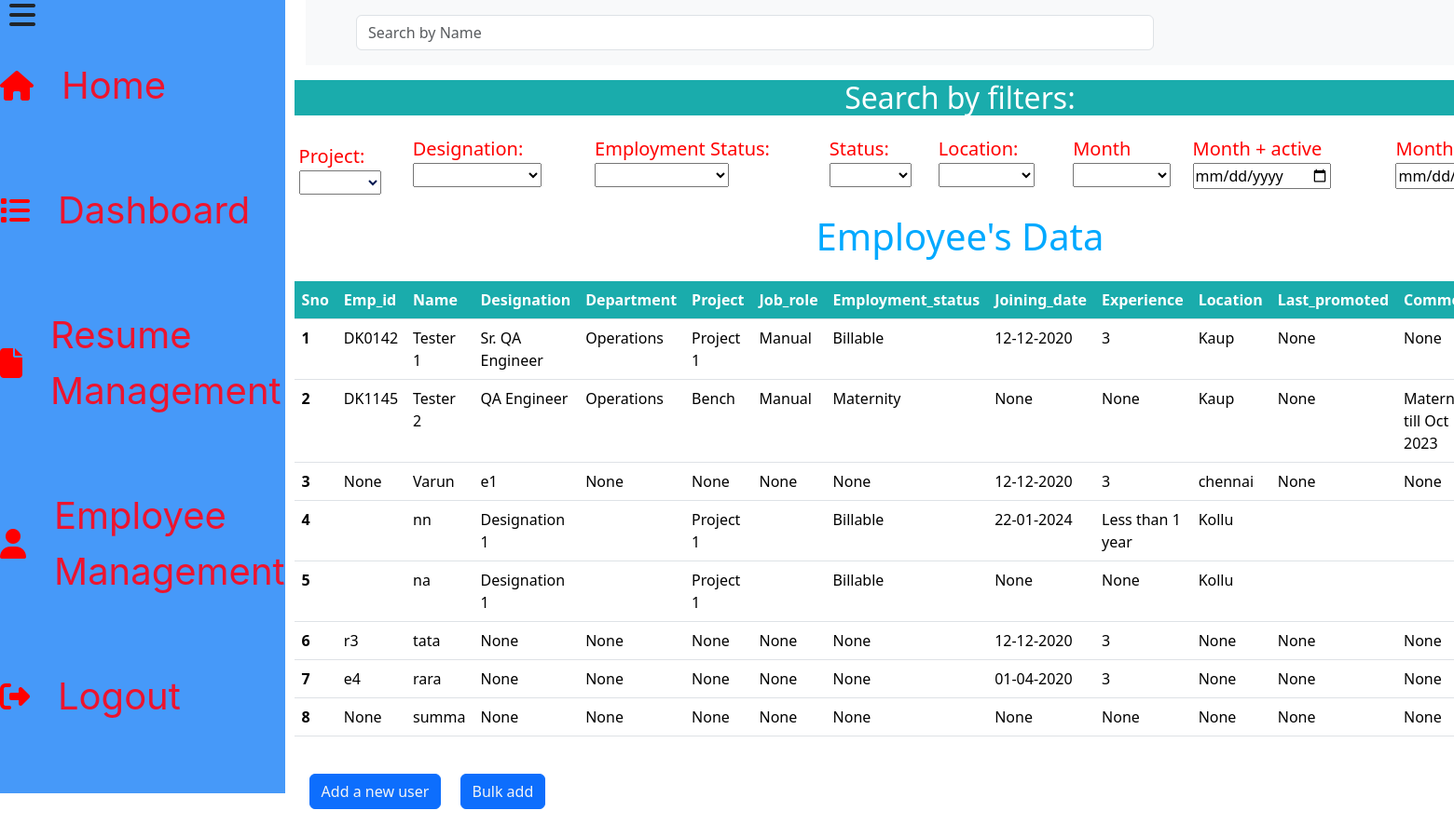
Page /home on the earlier database version.
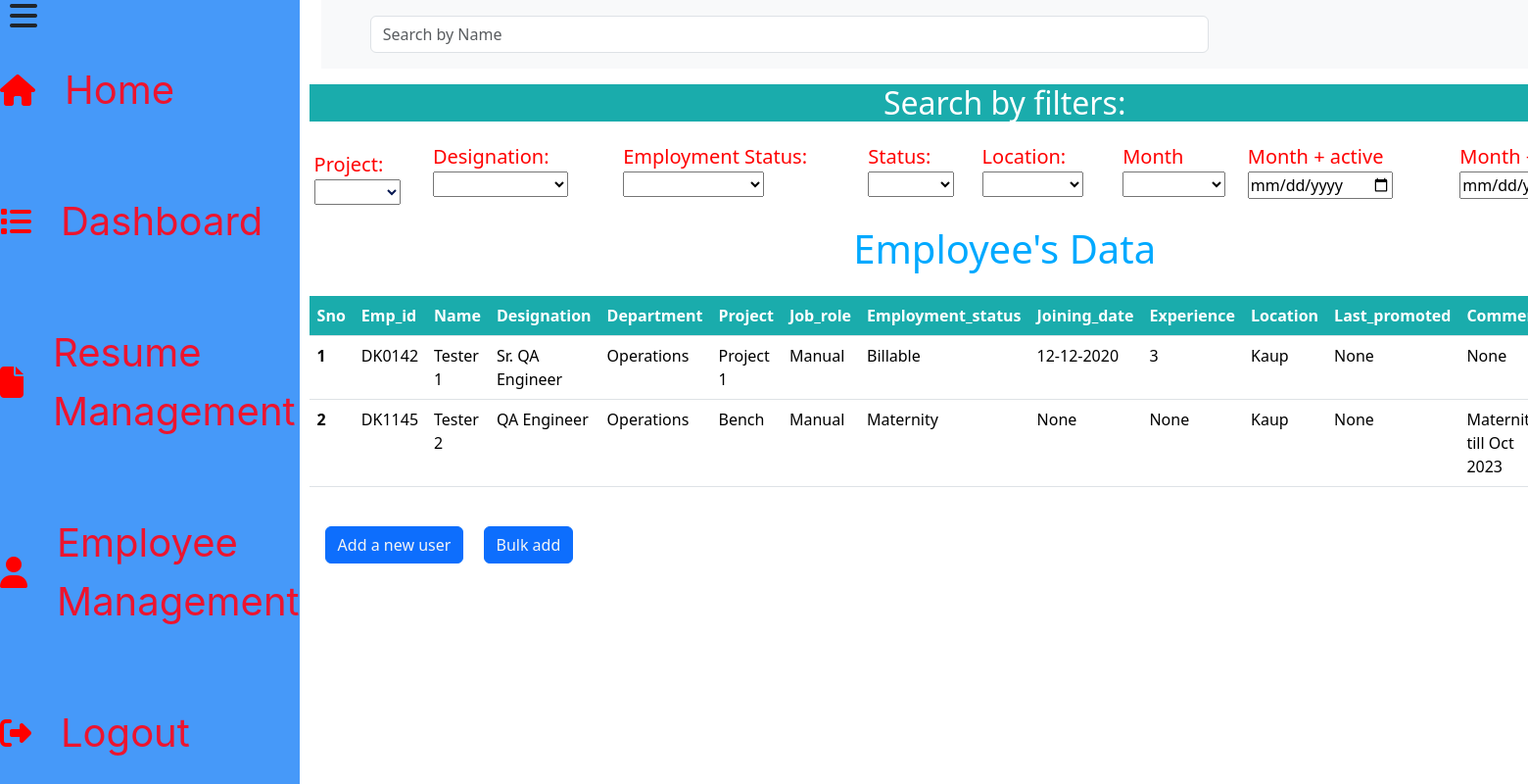
Same page on the later database version.
### app.py (models this page shows)
class Employee(db.Model):
    Sno = db.Column(db.Integer, primary_key=True, autoincrement=True)
    Emp_id = db.Column(db.String(500))
    Name = db.Column(db.String(500))
    Designation = db.Column(db.String(500))
    Department = db.Column(db.String(500))
    Project = db.Column(db.String(500))
    Job_role = db.Column(db.String(500))
    Employment_status = db.Column(db.String(500))
    Joining_date = db.Column(db.String(500))
    Experience = db.Column(db.String(500))
    Location = db.Column(db.String(500))
    Last_promoted = db.Column(db.String(500))
    Comments = db.Column(db.String(500))
    employee_status=db.Column(db.String(500))

### app.py (the view)
@app.route("/home")
def Home():
    data=Employee.query.all()
    return render_template("index.html",data=data)

### templates/index.html (shortened to what this page needs)
<!doctype html>
<html lang="en">
  <head>
    <link href="https://cdn.jsdelivr.net/npm/bootstrap@5.3.2/dist/css/bootstrap.min.css" rel="stylesheet">
    <link rel="stylesheet" href="{{ url_for('static', filename='view.css') }}">
  </head>
  <body>
    <div class="first_div">
      <div class="main_div">
        <i class="fa-solid fa-bars fa-2x main_icon"></i>
            <a href="/home"><div class="sidemenu_items">
                <i class="fa-solid fa-house fa-2x icon"></i>
                <div style="width: 100%; height: 100%; color: #ED142E; font-size: 40px; font-family: Inter; font-weight: 400; word-wrap: break-word">Home</div>
              </div></a>
            <a href="/dashboard">
                <div class="sidemenu_items">
                    <i class="fa-solid fa-list fa-2x icon"></i>
                    <div style="width: 100%; height: 100%; color: #ED142E; font-size: 40px; font-family: Inter; font-weight: 400; word-wrap: break-word">Dashboard</div>
                  </div>
            </a>
            <a href="/resume">
                <div class="sidemenu_items">
                    <i class="fa-solid fa-file fa-2x icon"></i>
                    <div style="width: 100%; height: 100%; color: #ED142E; font-size: 40px; font-family: Inter; font-weight: 400; word-wrap: break-word">Resume Management</div>
                  </div>
            </a>
            <a href="/employee_management">
                <div class="sidemenu_items">
                    <i class="fa-solid fa-user fa-2x icon"></i>
                    <div style="width: 100%; height: 100%; color: #ED142E; font-size: 40px; font-family: Inter; font-weight: 400; word-wrap: break-word">Employee Management</div>
                  </div>
            </a>
            <a href="/">
                <div class="sidemenu_items">
                    <i class="fa-solid fa-right-from-bracket fa-2x icon"></i>
                    <div style="width: 100%; height: 100%; color: #ED142E; font-size: 40px; font-family: Inter; font-weight: 400; word-wrap: break-word">Logout</div>
                  </div>
            </a>
      </div>
      <div>
        <div class="container-fluid">
          <nav class="navbar navbar-expand-lg bg-body-tertiary">
            <div class="container">
              <div class="collapse navbar-collapse" id="navbarSupportedContent">
                <form class="d-flex col-8 my-2" role="search">
                  <input class="form-control me-2" type="search" id="search_bar" placeholder="Search by Name" aria-label="Search">
                </form>
              </div>
            </div>
          </nav>
        </div>
        <h2 class="filters_title my-3">Search by filters:</h2>
        <div class=" filter">
          <div class="my-2">
            <label for="project" class="label">Project:</label>
            <select name="project" id="project" class="select_project">
              <option></option>
              <option value="Project 1" class="dropdown_item">Project 1</option>
            </select>
          </div>
          <div>
            <label for="designation" class="label">Designation:</label>
            <select name="designation" id="designation">
              <option></option>
              <option value="Sr. QA Engineer">Sr. QA Engineer</option>
            </select>
          </div>
          <div>
            <label for="employment_status" class="label">Employment Status:</label>
            <select name="employment_status" id="employment_status">
              <option></option>
              <option value="Billable">Billable</option>
            </select>
          </div>
          <div>
            <label for="status" class="label">Status:</label>
            <select name="status" id="status">
              <option></option>
              <option value="active">active</option>
            </select>
          </div>
          <div>
            <label for="location" class="label">Location:</label>
            <select name="location" id="location">
              <option></option>
              <option value="Kollu">Kollu</option>
            </select>
          </div>
          <div>
            <label for="month_active_filter" class="select_month label">Month</label>
            <select name="month_active" id="month_active_filter" class="select_month_value" onchange="filterByMonth('active')">
              <option></option>
              <option value="january" class="month_value">January</option>
              </select>
          </div>
          <div>
            <label for="month_active" class="label" >Month + active</label>
            <input type="date" id="month_active_datepicker" oninput="filter('active')">
          </div>
          <div>
            <label for="month_resigned"   class="label">Month + Resigned</label>
            <input type="date" id="month_resigned_datepicker" oninput="filters('resigned')">
          </div>
        </div>
        <h1 class="title my-2"><center>Employee's Data</center></h1>
        <div class="table my-4">
          <table class="table highlighted_row">
            <thead>
              <tr>
                <th scope="col" class="table_header">Sno</th>
                <th scope="col" class="table_header" >Emp_id</th>
                <th scope="col" class="table_header">Name</th>
                <th scope="col" class="table_header">Designation</th>
                <th scope="col" class="table_header">Department</th>
                <th scope="col" class="table_header">Project</th>
                <th scope="col" class="table_header">Job_role</th>
                <th scope="col" class="table_header">Employment_status</th>
                <th scope="col" class="table_header">Joining_date</th>
                <th scope="col" class="table_header">Experience</th>
                <th scope="col" class="table_header">Location</th>
                <th scope="col" class="table_header">Last_promoted</th>
                <th scope="col" class="table_header">Comments</th>
              </tr>
            </thead>
            <tbody>
              {% for employee in data %}
              <tr {% if employee.employee_status == 'resigned' %}style="background-color: red;"{% endif %}>
                <th scope="row" >{{loop.index}}</th>
                <td class="emp_id" class="table-primary">{{employee.Emp_id}}</td>
                <td id="Name">{{employee.Name}}</td>
                <td id="Designation">{{employee.Designation}}</td>
                <td>{{employee.Department}}</td>
                <td id="Project">{{employee.Project}}</td>
                <td>{{employee.Job_role}}</td>
                <td id="employment_status">{{employee.Employment_status}}</td>
                <td id="joining_date">{{employee.Joining_date}}</td>
                <td>{{employee.Experience}}</td>
                <td id="employee_location">{{employee.Location }}</td>
                <td>{{employee.Last_promoted }}</td>
                <td>{{employee.Comments}}</td>
              </tr>
              {% endfor %}
            </tbody>
          </table>
        </div>
          <a type="button" href="/add" class="btn btn-primary my-3 mx-3">Add a new user</a>
          <a type="button" href="/bulk" class="btn btn-primary my-3">Bulk add</a>
      </div>
    </div>
  </body>
</html>

### static/view.css (style rules this page uses)
a { text-decoration: none; color:red; }
.filter { display: flex; justify-content: space-between; padding: 5px; }
.filters_title { background-color:#1AACAC; color:white; text-align: center; margin: 0; }
.select_project { color:#071952; }
.title { color:#00A9FF; }
.table.table { background-color:#1AACAC; border-spacing:40px; }
.table .table_header { background-color:#1AACAC; color:white; }
.label { color:red; font-size:20px; }
.btn { color:whitesmoke; }
.select_month { color: red; font-size:20px; }
* { margin: 0 ; }
.main_div { margin: 0%; width:24%; height: 100%; margin-right: 10px; background-color:#4699F9; }
.sidemenu_items { display: flex; align-items: center; justify-content:center; margin-bottom:74px; }
.icon { margin-right:30px; }
.main_icon { margin-left:10px; margin-bottom:30px; }
.first_div { display: flex; }

Differences in the rows shown:
removed Employee: Emp_id "None", Name "Varun", Designation "e1", Department "None", Project "None", Job_role "None", Employment_status "None", Joining_date "12-12-2020", Experience "3", Location "chennai", Last_promoted "None", Comments "None"
removed Employee: Name "nn", Designation "Designation 1", Project "Project 1", Employment_status "Billable", Joining_date "22-01-2024", Experience "Less than 1 year", Location "Kollu"
removed Employee: Name "na", Designation "Designation 1", Project "Project 1", Employment_status "Billable", Joining_date "None", Experience "None", Location "Kollu"
removed Employee: Emp_id "r3", Name "tata", Designation "None", Department "None", Project "None", Job_role "None", Employment_status "None", Joining_date "12-12-2020", Experience "3", Location "None", Last_promoted "None", Comments "None"
removed Employee: Emp_id "e4", Name "rara", Designation "None", Department "None", Project "None", Job_role "None", Employment_status "None", Joining_date "01-04-2020", Experience "3", Location "None", Last_promoted "None", Comments "None"
removed Employee: Emp_id "None", Name "summa", Designation "None", Department "None", Project "None", Job_role "None", Employment_status "None", Joining_date "None", Experience "None", Location "None", Last_promoted "None", Comments "None"
